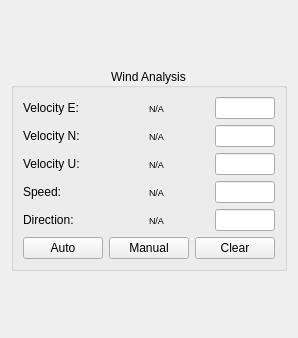
<?xml version="1.0" encoding="UTF-8"?>
<ui version="4.0">
 <class>WidgetWindAnalysis</class>
 <widget class="QWidget" name="WidgetWindAnalysis">
  <property name="geometry">
   <rect>
    <x>0</x>
    <y>0</y>
    <width>298</width>
    <height>338</height>
   </rect>
  </property>
  <property name="sizePolicy">
   <sizepolicy hsizetype="Fixed" vsizetype="Preferred">
    <horstretch>0</horstretch>
    <verstretch>0</verstretch>
   </sizepolicy>
  </property>
  <property name="windowTitle">
   <string>Form</string>
  </property>
  <layout class="QVBoxLayout" name="verticalLayout_2">
   <item>
    <spacer name="verticalSpacerTop">
     <property name="orientation">
      <enum>Qt::Vertical</enum>
     </property>
     <property name="sizeHint" stdset="0">
      <size>
       <width>20</width>
       <height>47</height>
      </size>
     </property>
    </spacer>
   </item>
   <item>
    <widget class="QGroupBox" name="groupBox">
     <property name="title">
      <string>Wind Analysis</string>
     </property>
     <property name="alignment">
      <set>Qt::AlignCenter</set>
     </property>
     <layout class="QGridLayout" name="gridLayout_2">
      <item row="0" column="0">
       <layout class="QVBoxLayout" name="verticalLayout">
        <item>
         <layout class="QGridLayout" name="gridLayout">
          <item row="0" column="0">
           <widget class="QLabel" name="velocityELabel">
            <property name="sizePolicy">
             <sizepolicy hsizetype="Preferred" vsizetype="Preferred">
              <horstretch>0</horstretch>
              <verstretch>0</verstretch>
             </sizepolicy>
            </property>
            <property name="minimumSize">
             <size>
              <width>0</width>
              <height>0</height>
             </size>
            </property>
            <property name="maximumSize">
             <size>
              <width>16777215</width>
              <height>16777215</height>
             </size>
            </property>
            <property name="baseSize">
             <size>
              <width>0</width>
              <height>0</height>
             </size>
            </property>
            <property name="text">
             <string>Velocity E:</string>
            </property>
           </widget>
          </item>
          <item row="0" column="1">
           <widget class="QLabel" name="velocityEDisplay">
            <property name="sizePolicy">
             <sizepolicy hsizetype="Fixed" vsizetype="Preferred">
              <horstretch>0</horstretch>
              <verstretch>0</verstretch>
             </sizepolicy>
            </property>
            <property name="minimumSize">
             <size>
              <width>60</width>
              <height>0</height>
             </size>
            </property>
            <property name="maximumSize">
             <size>
              <width>60</width>
              <height>16777215</height>
             </size>
            </property>
            <property name="baseSize">
             <size>
              <width>60</width>
              <height>0</height>
             </size>
            </property>
            <property name="font">
             <font>
              <pointsize>7</pointsize>
             </font>
            </property>
            <property name="text">
             <string>N/A</string>
            </property>
            <property name="alignment">
             <set>Qt::AlignLeading|Qt::AlignLeft|Qt::AlignVCenter</set>
            </property>
           </widget>
          </item>
          <item row="0" column="2">
           <widget class="QLineEdit" name="velocityEValue">
            <property name="sizePolicy">
             <sizepolicy hsizetype="Fixed" vsizetype="Fixed">
              <horstretch>0</horstretch>
              <verstretch>0</verstretch>
             </sizepolicy>
            </property>
            <property name="minimumSize">
             <size>
              <width>60</width>
              <height>0</height>
             </size>
            </property>
            <property name="maximumSize">
             <size>
              <width>60</width>
              <height>16777215</height>
             </size>
            </property>
            <property name="baseSize">
             <size>
              <width>60</width>
              <height>0</height>
             </size>
            </property>
            <property name="text">
             <string/>
            </property>
           </widget>
          </item>
          <item row="1" column="0">
           <widget class="QLabel" name="velocityNLabel">
            <property name="sizePolicy">
             <sizepolicy hsizetype="Preferred" vsizetype="Preferred">
              <horstretch>0</horstretch>
              <verstretch>0</verstretch>
             </sizepolicy>
            </property>
            <property name="minimumSize">
             <size>
              <width>0</width>
              <height>0</height>
             </size>
            </property>
            <property name="maximumSize">
             <size>
              <width>16777215</width>
              <height>16777215</height>
             </size>
            </property>
            <property name="baseSize">
             <size>
              <width>0</width>
              <height>0</height>
             </size>
            </property>
            <property name="text">
             <string>Velocity N:</string>
            </property>
           </widget>
          </item>
          <item row="1" column="1">
           <widget class="QLabel" name="velocityNDisplay">
            <property name="sizePolicy">
             <sizepolicy hsizetype="Fixed" vsizetype="Preferred">
              <horstretch>0</horstretch>
              <verstretch>0</verstretch>
             </sizepolicy>
            </property>
            <property name="minimumSize">
             <size>
              <width>60</width>
              <height>0</height>
             </size>
            </property>
            <property name="maximumSize">
             <size>
              <width>60</width>
              <height>16777215</height>
             </size>
            </property>
            <property name="baseSize">
             <size>
              <width>60</width>
              <height>0</height>
             </size>
            </property>
            <property name="font">
             <font>
              <pointsize>7</pointsize>
             </font>
            </property>
            <property name="text">
             <string>N/A</string>
            </property>
            <property name="alignment">
             <set>Qt::AlignLeading|Qt::AlignLeft|Qt::AlignVCenter</set>
            </property>
           </widget>
          </item>
          <item row="1" column="2">
           <widget class="QLineEdit" name="velocityNValue">
            <property name="sizePolicy">
             <sizepolicy hsizetype="Fixed" vsizetype="Fixed">
              <horstretch>0</horstretch>
              <verstretch>0</verstretch>
             </sizepolicy>
            </property>
            <property name="minimumSize">
             <size>
              <width>60</width>
              <height>0</height>
             </size>
            </property>
            <property name="maximumSize">
             <size>
              <width>60</width>
              <height>16777215</height>
             </size>
            </property>
            <property name="baseSize">
             <size>
              <width>60</width>
              <height>0</height>
             </size>
            </property>
            <property name="text">
             <string/>
            </property>
           </widget>
          </item>
          <item row="2" column="0">
           <widget class="QLabel" name="velocityULabel">
            <property name="sizePolicy">
             <sizepolicy hsizetype="Preferred" vsizetype="Preferred">
              <horstretch>0</horstretch>
              <verstretch>0</verstretch>
             </sizepolicy>
            </property>
            <property name="minimumSize">
             <size>
              <width>0</width>
              <height>0</height>
             </size>
            </property>
            <property name="maximumSize">
             <size>
              <width>16777215</width>
              <height>16777215</height>
             </size>
            </property>
            <property name="baseSize">
             <size>
              <width>0</width>
              <height>0</height>
             </size>
            </property>
            <property name="text">
             <string>Velocity U:</string>
            </property>
           </widget>
          </item>
          <item row="2" column="1">
           <widget class="QLabel" name="velocityUDisplay">
            <property name="sizePolicy">
             <sizepolicy hsizetype="Fixed" vsizetype="Preferred">
              <horstretch>0</horstretch>
              <verstretch>0</verstretch>
             </sizepolicy>
            </property>
            <property name="minimumSize">
             <size>
              <width>60</width>
              <height>0</height>
             </size>
            </property>
            <property name="maximumSize">
             <size>
              <width>60</width>
              <height>16777215</height>
             </size>
            </property>
            <property name="baseSize">
             <size>
              <width>60</width>
              <height>0</height>
             </size>
            </property>
            <property name="font">
             <font>
              <pointsize>7</pointsize>
             </font>
            </property>
            <property name="text">
             <string>N/A</string>
            </property>
            <property name="alignment">
             <set>Qt::AlignLeading|Qt::AlignLeft|Qt::AlignVCenter</set>
            </property>
           </widget>
          </item>
          <item row="2" column="2">
           <widget class="QLineEdit" name="velocityUValue">
            <property name="sizePolicy">
             <sizepolicy hsizetype="Fixed" vsizetype="Fixed">
              <horstretch>0</horstretch>
              <verstretch>0</verstretch>
             </sizepolicy>
            </property>
            <property name="minimumSize">
             <size>
              <width>60</width>
              <height>0</height>
             </size>
            </property>
            <property name="maximumSize">
             <size>
              <width>60</width>
              <height>16777215</height>
             </size>
            </property>
            <property name="baseSize">
             <size>
              <width>60</width>
              <height>0</height>
             </size>
            </property>
            <property name="text">
             <string/>
            </property>
           </widget>
          </item>
          <item row="3" column="0">
           <widget class="QLabel" name="speedLabel">
            <property name="sizePolicy">
             <sizepolicy hsizetype="Preferred" vsizetype="Preferred">
              <horstretch>0</horstretch>
              <verstretch>0</verstretch>
             </sizepolicy>
            </property>
            <property name="minimumSize">
             <size>
              <width>0</width>
              <height>0</height>
             </size>
            </property>
            <property name="maximumSize">
             <size>
              <width>16777215</width>
              <height>16777215</height>
             </size>
            </property>
            <property name="baseSize">
             <size>
              <width>0</width>
              <height>0</height>
             </size>
            </property>
            <property name="font">
             <font>
              <pointsize>9</pointsize>
             </font>
            </property>
            <property name="text">
             <string>Speed:</string>
            </property>
           </widget>
          </item>
          <item row="3" column="1">
           <widget class="QLabel" name="speedDisplay">
            <property name="sizePolicy">
             <sizepolicy hsizetype="Fixed" vsizetype="Preferred">
              <horstretch>0</horstretch>
              <verstretch>0</verstretch>
             </sizepolicy>
            </property>
            <property name="minimumSize">
             <size>
              <width>60</width>
              <height>0</height>
             </size>
            </property>
            <property name="maximumSize">
             <size>
              <width>60</width>
              <height>16777215</height>
             </size>
            </property>
            <property name="baseSize">
             <size>
              <width>60</width>
              <height>0</height>
             </size>
            </property>
            <property name="font">
             <font>
              <pointsize>7</pointsize>
             </font>
            </property>
            <property name="text">
             <string>N/A</string>
            </property>
            <property name="alignment">
             <set>Qt::AlignLeading|Qt::AlignLeft|Qt::AlignVCenter</set>
            </property>
           </widget>
          </item>
          <item row="3" column="2">
           <widget class="QLineEdit" name="speedValue">
            <property name="sizePolicy">
             <sizepolicy hsizetype="Fixed" vsizetype="Fixed">
              <horstretch>0</horstretch>
              <verstretch>0</verstretch>
             </sizepolicy>
            </property>
            <property name="minimumSize">
             <size>
              <width>60</width>
              <height>0</height>
             </size>
            </property>
            <property name="maximumSize">
             <size>
              <width>60</width>
              <height>16777215</height>
             </size>
            </property>
            <property name="baseSize">
             <size>
              <width>60</width>
              <height>0</height>
             </size>
            </property>
            <property name="text">
             <string/>
            </property>
           </widget>
          </item>
          <item row="4" column="0">
           <widget class="QLabel" name="directionLabel">
            <property name="sizePolicy">
             <sizepolicy hsizetype="Preferred" vsizetype="Preferred">
              <horstretch>0</horstretch>
              <verstretch>0</verstretch>
             </sizepolicy>
            </property>
            <property name="minimumSize">
             <size>
              <width>0</width>
              <height>0</height>
             </size>
            </property>
            <property name="maximumSize">
             <size>
              <width>16777215</width>
              <height>16777215</height>
             </size>
            </property>
            <property name="baseSize">
             <size>
              <width>0</width>
              <height>0</height>
             </size>
            </property>
            <property name="font">
             <font>
              <pointsize>9</pointsize>
             </font>
            </property>
            <property name="text">
             <string>Direction:</string>
            </property>
           </widget>
          </item>
          <item row="4" column="1">
           <widget class="QLabel" name="directionDisplay">
            <property name="sizePolicy">
             <sizepolicy hsizetype="Fixed" vsizetype="Preferred">
              <horstretch>0</horstretch>
              <verstretch>0</verstretch>
             </sizepolicy>
            </property>
            <property name="minimumSize">
             <size>
              <width>60</width>
              <height>0</height>
             </size>
            </property>
            <property name="maximumSize">
             <size>
              <width>60</width>
              <height>16777215</height>
             </size>
            </property>
            <property name="baseSize">
             <size>
              <width>60</width>
              <height>0</height>
             </size>
            </property>
            <property name="font">
             <font>
              <pointsize>7</pointsize>
             </font>
            </property>
            <property name="text">
             <string>N/A</string>
            </property>
            <property name="alignment">
             <set>Qt::AlignLeading|Qt::AlignLeft|Qt::AlignVCenter</set>
            </property>
           </widget>
          </item>
          <item row="4" column="2">
           <widget class="QLineEdit" name="directionValue">
            <property name="sizePolicy">
             <sizepolicy hsizetype="Fixed" vsizetype="Fixed">
              <horstretch>0</horstretch>
              <verstretch>0</verstretch>
             </sizepolicy>
            </property>
            <property name="minimumSize">
             <size>
              <width>60</width>
              <height>0</height>
             </size>
            </property>
            <property name="maximumSize">
             <size>
              <width>60</width>
              <height>16777215</height>
             </size>
            </property>
            <property name="baseSize">
             <size>
              <width>60</width>
              <height>0</height>
             </size>
            </property>
            <property name="text">
             <string/>
            </property>
           </widget>
          </item>
         </layout>
        </item>
        <item>
         <layout class="QHBoxLayout" name="horizontalLayout">
          <item>
           <widget class="QPushButton" name="autoButton">
            <property name="text">
             <string>Auto</string>
            </property>
           </widget>
          </item>
          <item>
           <widget class="QPushButton" name="manualButton">
            <property name="text">
             <string>Manual</string>
            </property>
           </widget>
          </item>
          <item>
           <widget class="QPushButton" name="clearButton">
            <property name="text">
             <string>Clear</string>
            </property>
           </widget>
          </item>
         </layout>
        </item>
       </layout>
      </item>
     </layout>
    </widget>
   </item>
   <item>
    <spacer name="verticalSpacerBottom">
     <property name="orientation">
      <enum>Qt::Vertical</enum>
     </property>
     <property name="sizeHint" stdset="0">
      <size>
       <width>20</width>
       <height>46</height>
      </size>
     </property>
    </spacer>
   </item>
  </layout>
 </widget>
 <resources/>
 <connections/>
</ui>
